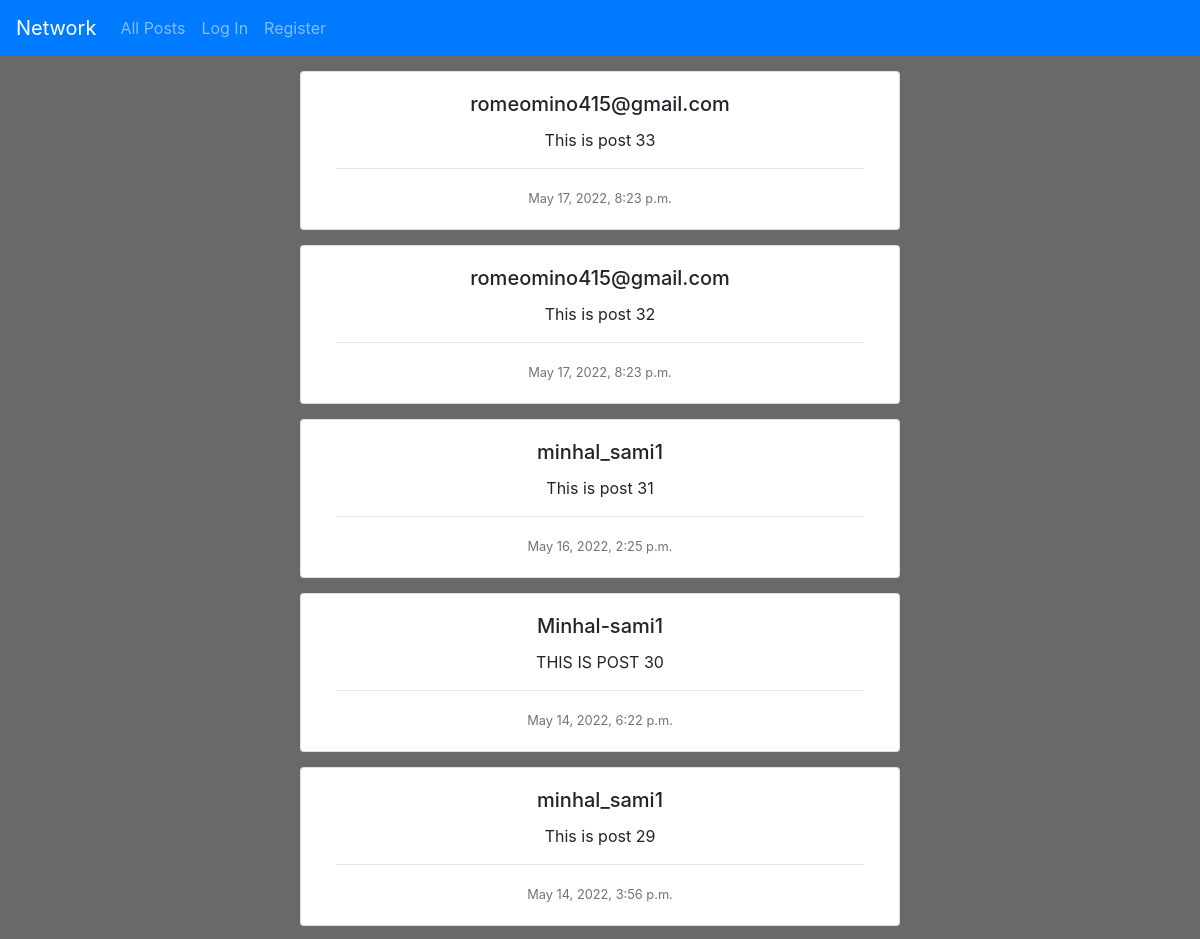
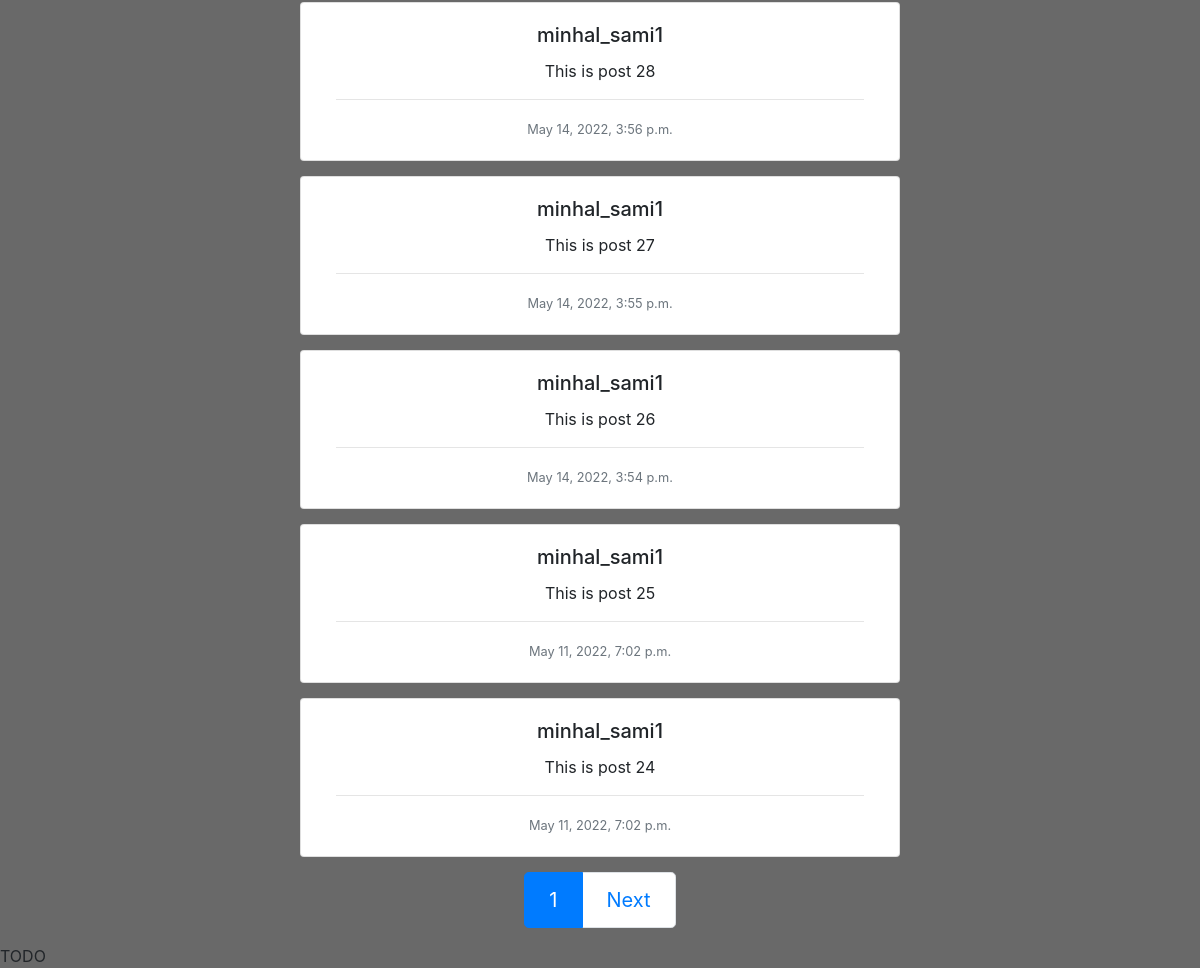
The page / on the database its author committed (2 pictures, top to bottom).
### network/models.py (models this page shows, shortened)
class Post(models.Model):
    data = models.CharField(max_length=300)
    date = models.DateTimeField(auto_now_add=True)
    owner = models.ForeignKey(
        User, on_delete=models.CASCADE, related_name="owner", null=True)
    def get_likes(self):
        likes = 0
        try:
            likes = Likes.objects.filter(liketo=self.id)
            return likes
        except Likes.DoesNotExist:
            return likes

class User(AbstractUser):
    pass

### network/views.py (the view)
# urls.py: path("", views.index, name="index"),
def index(request):
    user_value = 0
    if request.user.is_authenticated:
        user_value = 1
    posts = Post.objects.order_by("id").reverse()
    like_posts = {}
    paginator = Paginator(posts, 10)
    page = request.GET.get('page')
    page_obj = paginator.get_page(page)
    for post in page_obj:
        like = len(post.get_likes())
        like_posts[post.id] = like
    return render(request, "network/index.html", {
        "form": post_form,
        "page_obj": page_obj,
        "user_value": user_value,
        "likes_posts": like_posts
    })

### network/templates/network/index.html (shortened to what this page needs)
{% extends "network/layout.html" %}
{% block body %}
{% for post in  page_obj %}
<div class="card text-center col-6 mx-auto"style="margin: 15px">
  <div class="card-body">
    {% if user.is_authenticated %}
    <h5 class="card-title"><a href = "{% url 'profile' post.owner.id %}">{{post.owner}}</a></h5>
    {% else %}
    <h5 class="card-title">{{post.owner}}</h5>
    {% endif %}
    <p class="card-text">{{post.data}}</p>
    <hr>
    <small class="text-muted">{{post.date}}</small>
    <br>
  </div>
</div>
{% endfor %}
<nav aria-label="Paginator">
  <ul class="pagination pagination-lg justify-content-center">
    <li class="page-item active" aria-current="page">
      <a class="page-link">{{page_obj.number}} <span class="sr-only">Of {{page_obj.paginator.num_pages}}</span></a>
    </li>
    {% if page_obj.has_next %}
    <li class="page-item">
      <a class="page-link" href="?page={{ page_obj.next_page_number }}">Next</a>
    </li>
    {% endif %}
  </ul>
</nav>
TODO
{% endblock %}

### network/templates/network/layout.html (shortened to what this page needs)
{% load static %}
<!DOCTYPE html>
<html lang="en">
<head>
    <link rel="stylesheet" href="https://stackpath.bootstrapcdn.com/bootstrap/4.4.1/css/bootstrap.min.css"
>
    <link href="{% static 'network/styles.css' %}" rel="stylesheet">
</head>
<body>
    <nav class="navbar navbar-expand-lg navbar-dark bg-primary">
        <a class="navbar-brand" href="#">Network</a>
        <div>
            <ul class="navbar-nav mr-auto">
                <li class="nav-item">
                    <a class="nav-link" href="{% url 'index' %}">All Posts</a>
                </li>
                {% if user.is_authenticated %}
                <li class="nav-item">
                    <a class="nav-link" href="{% url 'get_follow' %}">Following</a>
                </li>
                <li class="nav-item">
                    <a class="nav-link" href="{% url 'logout' %}">Log Out</a>
                </li>
                {% else %}
                <li class="nav-item">
                    <a class="nav-link" href="{% url 'login' %}">Log In</a>
                </li>
                <li class="nav-item">
                    <a class="nav-link" href="{% url 'register' %}">Register</a>
                </li>
                {% endif %}
            </ul>
        </div>
    </nav>
    <div class="body">
        {% block body %}
        {% endblock %}
    </div>
</body>
</html>

### network/static/network/styles.css (style rules this page uses)
body { background-color: dimgray; }

### rows shown on the page
Post: owner "romeomino415@gmail.com", data "This is post 33", date "May 17, 2022, 8:23 p.m."
Post: owner "romeomino415@gmail.com", data "This is post 32", date "May 17, 2022, 8:23 p.m."
Post: owner "minhal_sami1", data "This is post 31", date "May 16, 2022, 2:25 p.m."
Post: owner "Minhal-sami1", data "THIS IS POST 30", date "May 14, 2022, 6:22 p.m."
Post: owner "minhal_sami1", data "This is post 29", date "May 14, 2022, 3:56 p.m."
Post: owner "minhal_sami1", data "This is post 28", date "May 14, 2022, 3:56 p.m."
Post: owner "minhal_sami1", data "This is post 27", date "May 14, 2022, 3:55 p.m."
Post: owner "minhal_sami1", data "This is post 26", date "May 14, 2022, 3:54 p.m."
Post: owner "minhal_sami1", data "This is post 25", date "May 11, 2022, 7:02 p.m."
Post: owner "minhal_sami1", data "This is post 24", date "May 11, 2022, 7:02 p.m."

### other values the page prints
{{ page_obj.number }} "1"
